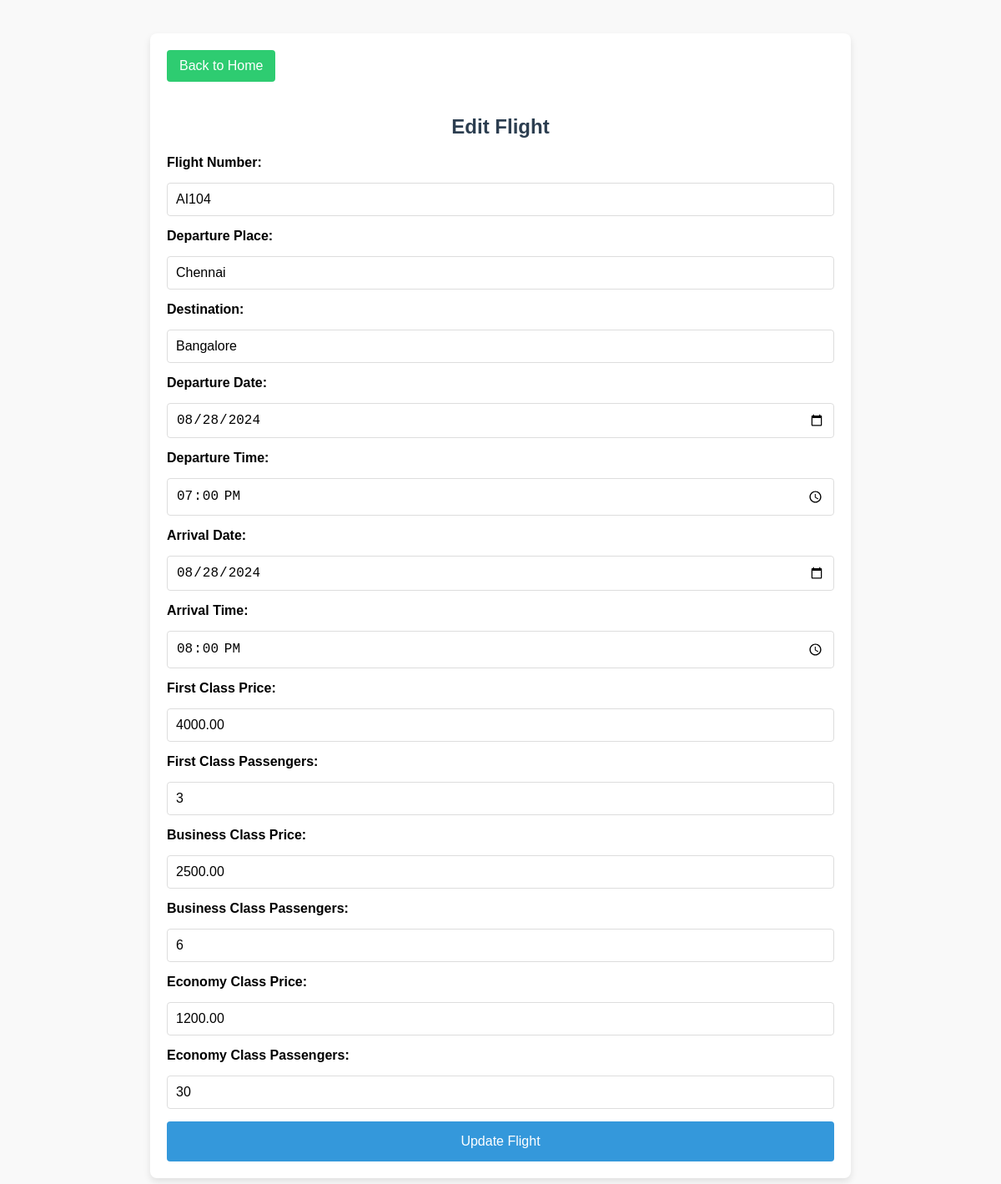
The app's page /edit_flight.php?id=4 (signed in) with its own data.
### tables this page shows
CREATE TABLE flights (
    id INT AUTO_INCREMENT PRIMARY KEY,
    flight_number VARCHAR(10) NOT NULL,
    departure_place VARCHAR(50) NOT NULL,
    destination VARCHAR(50) NOT NULL,
    departure_date DATE NOT NULL,
    departure_time TIME NOT NULL,
    arrival_date DATE NOT NULL,
    arrival_time TIME NOT NULL,
    first_class_passengers INT DEFAULT 0,
    first_class_price DECIMAL(10, 2) DEFAULT 0.00,
    business_class_passengers INT DEFAULT 0,
    business_class_price DECIMAL(10, 2) DEFAULT 0.00,
    economy_class_passengers INT DEFAULT 0,
    economy_class_price DECIMAL(10, 2) DEFAULT 0.00
);

### edit_flight.php (the view, shortened to what this page needs)
<?php
include 'db_config.php';
$flight_id = intval($_GET['id']);
if ($_SERVER["REQUEST_METHOD"] == "POST") {
    $flight_number = $_POST['flight_number'];
    $departure_place = $_POST['departure_place'];
    $destination = $_POST['destination'];
    $departure_date = $_POST['departure_date'];
    $departure_time = $_POST['departure_time'];
    $arrival_date = $_POST['arrival_date'];
    $arrival_time = $_POST['arrival_time'];
    $first_class_price = $_POST['first_class_price'];
    $business_class_price = $_POST['business_class_price'];
    $economy_class_price = $_POST['economy_class_price'];
    $first_class_passengers = $_POST['first_class_passengers'];
    $business_class_passengers = $_POST['business_class_passengers'];
    $economy_class_passengers = $_POST['economy_class_passengers'];
    echo "<pre>";
    print_r($_POST);
    echo "</pre>";
    $stmt = $conn->prepare("UPDATE flights
        SET flight_number = ?, departure_place = ?, destination = ?, departure_date = ?, departure_time = ?,
            arrival_date = ?, arrival_time = ?, first_class_price = ?, business_class_price = ?, economy_class_price = ?,
            first_class_passengers = ?, business_class_passengers = ?, economy_class_passengers = ?
        WHERE id = ?");
    $stmt->bind_param("ssssssssssssss",
        $flight_number,
        $departure_place,
        $destination,
        $departure_date,
        $departure_time,
        $arrival_date,
        $arrival_time,
        $first_class_price,
        $business_class_price,
        $economy_class_price,
        $first_class_passengers,
        $business_class_passengers,
        $economy_class_passengers,
        $flight_id
    );
    if ($stmt->execute()) {
        $stmt_edit = $conn->prepare("INSERT INTO edited_flights
            (flight_number, departure_place, destination, departure_date, departure_time,
            arrival_date, arrival_time, first_class_price, business_class_price, economy_class_price,
            first_class_passengers, business_class_passengers, economy_class_passengers, edited_at)
            VALUES (?, ?, ?, ?, ?, ?, ?, ?, ?, ?, ?, ?, ?, NOW())");
        $stmt_edit->bind_param("sssssssssssss",
            $flight_number,
            $departure_place,
            $destination,
            $departure_date,
            $departure_time,
            $arrival_date,
            $arrival_time,
            $first_class_price,
            $business_class_price,
            $economy_class_price,
            $first_class_passengers,
            $business_class_passengers,
            $economy_class_passengers
        );
        if ($stmt_edit->execute()) {
            echo "<p class='success'>Flight updated successfully! <a href='edited_flights.php'>View Edited Flights</a></p>";
        } else {
            echo "<p class='error'>Error saving to edited_flights: " . $stmt_edit->error . "</p>";
        }
        $stmt_edit->close();
    } else {
        echo "<p class='error'>Error updating flight: " . $stmt->error . "</p>";
    }
    $stmt->close();
    $conn->close();
} else {
    $stmt = $conn->prepare("SELECT * FROM flights WHERE id = ?");
    $stmt->bind_param("i", $flight_id);
    $stmt->execute();
    $result = $stmt->get_result();
    $flight = $result->fetch_assoc();
}
?>
<!DOCTYPE html>
<html lang="en">
<head>
</head>
<body>
    <div class="container">
        <a href="admin_home.php" class="back-button">Back to Home</a>
        <h2>Edit Flight</h2>
        <form method="POST" action="">
            <label for="flight_number">Flight Number:</label>
            <input type="text" name="flight_number" id="flight_number" value="<?php echo htmlspecialchars($flight['flight_number']); ?>" required>
            <label for="departure_place">Departure Place:</label>
            <input type="text" name="departure_place" id="departure_place" value="<?php echo htmlspecialchars($flight['departure_place']); ?>" required>
            <label for="destination">Destination:</label>
            <input type="text" name="destination" id="destination" value="<?php echo htmlspecialchars($flight['destination']); ?>" required>
            <label for="departure_date">Departure Date:</label>
            <input type="date" name="departure_date" id="departure_date" value="<?php echo htmlspecialchars($flight['departure_date']); ?>" required>
            <label for="departure_time">Departure Time:</label>
            <input type="time" name="departure_time" id="departure_time" value="<?php echo htmlspecialchars($flight['departure_time']); ?>" required>
            <label for="arrival_date">Arrival Date:</label>
            <input type="date" name="arrival_date" id="arrival_date" value="<?php echo htmlspecialchars($flight['arrival_date']); ?>" required>
            <label for="arrival_time">Arrival Time:</label>
            <input type="time" name="arrival_time" id="arrival_time" value="<?php echo htmlspecialchars($flight['arrival_time']); ?>" required>
            <label for="first_class_price">First Class Price:</label>
            <input type="number" step="0.01" name="first_class_price" id="first_class_price" value="<?php echo htmlspecialchars($flight['first_class_price']); ?>" required>
            <label for="first_class_passengers">First Class Passengers:</label>
            <input type="number" name="first_class_passengers" id="first_class_passengers" value="<?php echo htmlspecialchars($flight['first_class_passengers']); ?>" required>
            <label for="business_class_price">Business Class Price:</label>
            <input type="number" step="0.01" name="business_class_price" id="business_class_price" value="<?php echo htmlspecialchars($flight['business_class_price']); ?>" required>
            <label for="business_class_passengers">Business Class Passengers:</label>
            <input type="number" name="business_class_passengers" id="business_class_passengers" value="<?php echo htmlspecialchars($flight['business_class_passengers']); ?>" required>
            <label for="economy_class_price">Economy Class Price:</label>
            <input type="number" step="0.01" name="economy_class_price" id="economy_class_price" value="<?php echo htmlspecialchars($flight['economy_class_price']); ?>" required>
            <label for="economy_class_passengers">Economy Class Passengers:</label>
            <input type="number" name="economy_class_passengers" id="economy_class_passengers" value="<?php echo htmlspecialchars($flight['economy_class_passengers']); ?>" required>
            <input type="submit" value="Update Flight">
        </form>
    </div>
</body>
</html>

### edit_flight.php (style rules this page uses)
body { font-family: Arial, sans-serif; background-color: #f9f9f9; margin: 0; padding: 0; }
.container { width: 80%; max-width: 800px; margin: 40px auto; background-color: #ffffff; padding: 20px; border-radius: 8px; box-shadow: 0 4px 8px rgba(0, 0, 0, 0.1); }
h2 { text-align: center; color: #2c3e50; margin-bottom: 20px; }
form { display: flex; flex-direction: column; gap: 15px; }
label { font-weight: bold; }
input[type="text"], input[type="date"], input[type="time"], input[type="number"] { width: 100%; padding: 10px; border: 1px solid #ddd; border-radius: 4px; font-size: 16px; box-sizing: border-box; }
input[type="submit"] { background-color: #3498db; color: #ffffff; border: none; padding: 15px; border-radius: 4px; font-size: 16px; cursor: pointer; transition: background-color 0.3s; }
.back-button { display: inline-block; margin-bottom: 20px; padding: 10px 15px; background-color: #2ecc71; color: #ffffff; text-decoration: none; border-radius: 4px; font-size: 16px; transition: background-color 0.3s; }

### records on screen
flights: flight_number "AI104", departure_place "Chennai", destination "Bangalore", departure_date "08/28/2024", departure_time "19:00:00", arrival_date "08/28/2024", arrival_time "20:00:00", first_class_price "4000.00", first_class_passengers "3", business_class_price "2500.00", business_class_passengers "6", economy_class_price "1200.00", economy_class_passengers "30"
